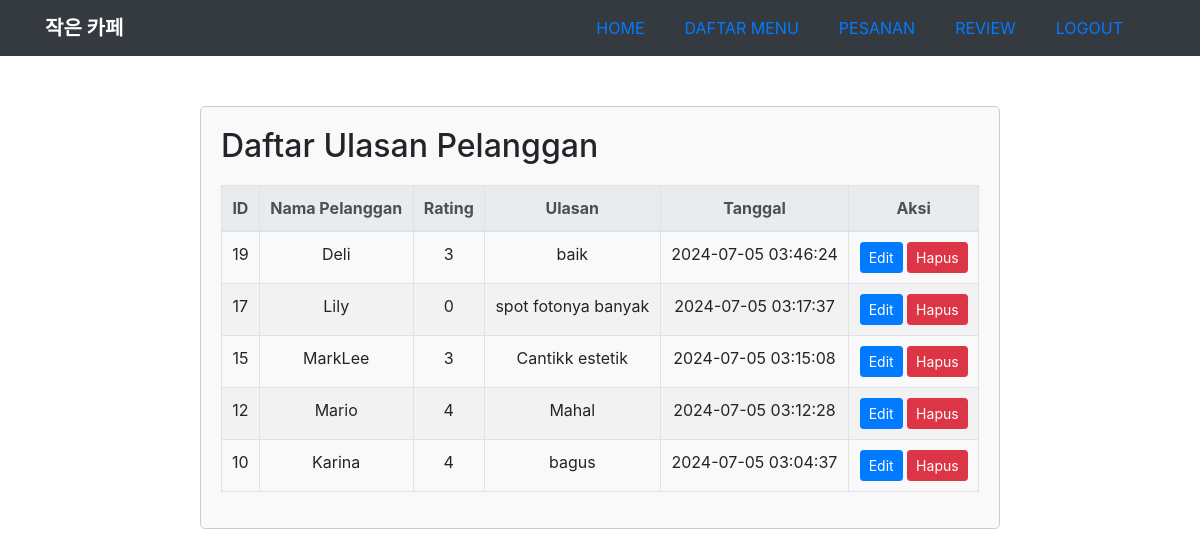
The app's page /daftarulasan.php with its own data.
### tables this page shows
CREATE TABLE `reviews` (
  `id` int(11) NOT NULL,
  `nama_pelanggan` varchar(100) NOT NULL,
  `bintang` int(11) NOT NULL,
  `isi_ulasan` text NOT NULL,
  `tanggal` timestamp NOT NULL DEFAULT current_timestamp()
);

### daftarulasan.php (the view, shortened to what this page needs)
<?php
include 'koneksi.php';
$query = "SELECT * FROM reviews ORDER BY tanggal DESC";
$result = $conn->query($query);
?>
<!DOCTYPE html>
<html lang="en">
<head>
    <link rel="stylesheet" href="https://stackpath.bootstrapcdn.com/bootstrap/4.5.2/css/bootstrap.min.css">
</head>
<body>
<?php include('navbar.php'); ?>
    <div class="table-container">
        <?php
        if ($result->num_rows > 0) {
            echo "<h2>Daftar Ulasan Pelanggan</h2>";
            echo "<table class='table table-bordered'>";
            echo "<thead class='thead-light'>";
            echo "<tr><th>ID</th><th>Nama Pelanggan</th><th>Rating</th><th>Ulasan</th><th>Tanggal</th><th>Aksi</th></tr>";
            echo "</thead>";
            echo "<tbody>";
            while($row = $result->fetch_assoc()) {
                echo "<tr>";
                echo "<td>" . $row["id"] . "</td>";
                echo "<td>" . $row["nama_pelanggan"] . "</td>";
                echo "<td>" . $row["bintang"] . "</td>";
                echo "<td>" . $row["isi_ulasan"] . "</td>";
                echo "<td>" . $row["tanggal"] . "</td>";
                echo "<td>";
                echo "<a href='review.php?id=" . $row["id"] . "' class='btn btn-primary btn-sm'>Edit</a>";
                echo "<a href='daftarulasan.php?action=hapus&id=" . $row["id"] . "' class='btn btn-danger btn-sm' onclick='return confirm(\"Apakah Anda yakin ingin menghapus ulasan ini?\")'>Hapus</a>";
                echo "</td>";
                echo "</tr>";
            }
            echo "</tbody>";
            echo "</table>";
        } else {
            echo "<h2>Tidak ada ulasan saat ini.</h2>";
        }
        ?>
    </div>
</body>
</html>

### navbar.php (shortened to what this page needs)
<nav class="navbar navbar-expand-lg bg-dark">
  <div class="container">
    <a class="navbar-brand text-white" href="index.php"><strong>작은 카페</strong></a>
    <div class="collapse navbar-collapse" id="navbarNav">
      <ul class="navbar-nav ml-auto">
        <li class="nav-item">
          <a class="nav-link mr-4" href="index.php">HOME</a>
        </li>
        <li class="nav-item">
          <a class="nav-link mr-4" href="daftar_menu.php">DAFTAR MENU</a>
        </li>
        <li class="nav-item">
          <a class="nav-link mr-4" href="pesanan.php">PESANAN</a>
        </li>
        <li class="nav-item">
          <a class="nav-link mr-4" href="daftarulasan.php">REVIEW</a>
        </li>
        <li class="nav-item">
          <a class="nav-link mr-4" href="logout.php">LOGOUT</a>
        </li>
      </ul>
    </div>
  </div>
</nav>

### daftarulasan.php (style rules this page uses)
.table-container { max-width: 800px; margin: 50px auto; padding: 20px; border: 1px solid #ccc; border-radius: 5px; background-color: #f9f9f9; }
.table-container h2 { margin-bottom: 20px; }
.table-container table { width: 100%; border-collapse: collapse; margin-top: 20px; }
.table-container th, .table-container td { padding: 10px; text-align: center; }
.table-container th { background-color: #007bff; color: white; }
.table-container tbody tr:nth-child(even) { background-color: #f2f2f2; }

### records on screen
reviews: id "19", nama_pelanggan "Deli", bintang "3", isi_ulasan "baik", tanggal "2024-07-05 03:46:24"
reviews: id "17", nama_pelanggan "Lily", bintang "0", isi_ulasan "spot fotonya banyak", tanggal "2024-07-05 03:17:37"
reviews: id "15", nama_pelanggan "MarkLee", bintang "3", isi_ulasan "Cantikk estetik", tanggal "2024-07-05 03:15:08"
reviews: id "12", nama_pelanggan "Mario", bintang "4", isi_ulasan "Mahal", tanggal "2024-07-05 03:12:28"
reviews: id "10", nama_pelanggan "Karina", bintang "4", isi_ulasan "bagus", tanggal "2024-07-05 03:04:37"
